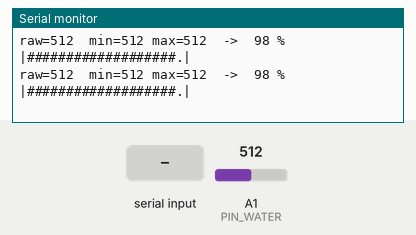
Recording of a sketch running on a simulated Arduino Uno, built with avr-gcc and run on an emulated ATmega328P. Parts: the last lines printed to the serial monitor. The inputs (shaded band) are chosen by the test bench; at power-on: A1 (PIN_WATER) = 512.

Above: at 1.2 s.
1.3 s: A1 (PIN_WATER) set to 716
At 1.84 s:
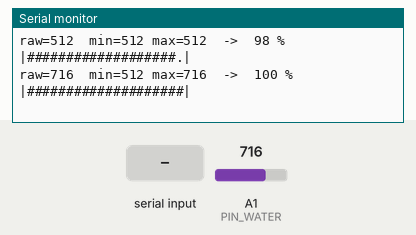
3.5 s: "e" received over Serial
At 4.6 s:
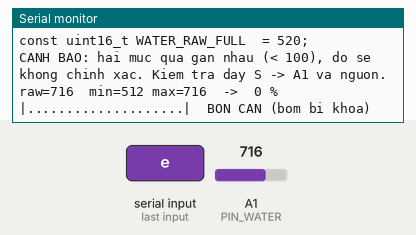
5.4 s: "f" received over Serial
7.2 s: "r" received over Serial
At 7.9 s:
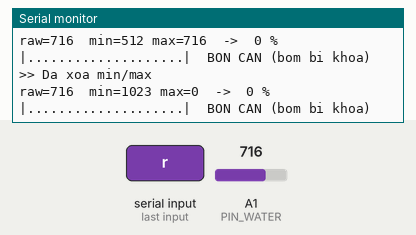
8.9 s: A1 (PIN_WATER) set to 900
At 9.4 s:
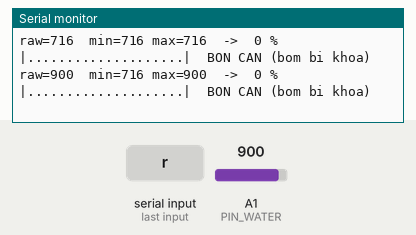
Timing chart, 0 to 11.4 s (numbered marks = the images above; inputs shaded):
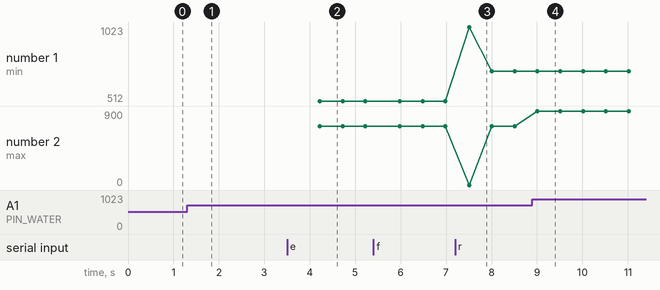

Measured:
- after the input at 1.3 s, the serial monitor: prints a new line after 0.24 s (image 1)
- after the input at 3.5 s, the serial monitor: prints a new line after 0.47 s (image 2)
- after the input at 7.2 s, the serial monitor: prints a new line after 0.29 s (image 3)
- after the input at 8.9 s, the serial monitor: prints a new line after 0.11 s (image 4)
- plotted number 2: 716 → 900 after the input at 8.9 s

The sketch:

test_water_sensor.ino
```cpp
/*
 * TEST WATER SENSOR - chạy độc lập, không cần LCD / Bluetooth / Pi
 *
 * Đấu nối (giống mạch Smart Greenhouse):
 *   Water sensor : S -> A1, + -> 5V, - -> GND
 *
 * Cách dùng: nạp code, mở Serial Monitor 9600 baud. Mỗi 0.5 giây in một dòng.
 *   1. Lau khô cảm biến, chờ số ổn định, gõ  e  rồi Enter  -> ghi nhận mức KHÔ.
 *   2. Nhúng cảm biến tới vạch bạn coi là ĐẦY, gõ  f  rồi Enter -> ghi nhận mức ĐẦY.
 *   3. Sketch in ra hai dòng hằng số để chép vào smart_greenhouse.ino.
 *   Gõ  r  để xoá min/max và làm lại.
 * Chỉ nhúng phần có các vạch kim loại, không để nước chạm phần mạch phía trên.
 */

const uint8_t PIN_WATER = A1;

int rawEmpty = 20;       // giá trị mặc định đang dùng trong smart_greenhouse.ino
int rawFull  = 520;
int rawMin = 1023, rawMax = 0;

int readWater() {                       // trung bình 16 mẫu để giảm nhiễu
  long sum = 0;
  for (uint8_t i = 0; i < 16; i++) { sum += analogRead(PIN_WATER); delay(2); }
  return (int)(sum / 16);
}

void printConstants() {
  Serial.println();
  Serial.println(F("--- Chep 2 dong nay vao smart_greenhouse.ino ---"));
  Serial.print(F("const uint16_t WATER_RAW_EMPTY = ")); Serial.print(rawEmpty); Serial.println(F(";"));
  Serial.print(F("const uint16_t WATER_RAW_FULL  = ")); Serial.print(rawFull);  Serial.println(F(";"));
  if (rawFull - rawEmpty < 100)
    Serial.println(F("CANH BAO: hai muc qua gan nhau (< 100), do se khong chinh xac. Kiem tra day S -> A1 va nguon."));
  Serial.println();
}

void setup() {
  Serial.begin(9600);
  Serial.println(F("=== TEST WATER SENSOR (S -> A1) ==="));
  Serial.println(F("Go: e = ghi muc KHO, f = ghi muc DAY, r = xoa min/max"));
}

void loop() {
  int raw = readWater();
  if (raw < rawMin) rawMin = raw;
  if (raw > rawMax) rawMax = raw;

  // Lệnh từ Serial Monitor
  while (Serial.available()) {
    char c = Serial.read();
    if (c == 'e' || c == 'E') { rawEmpty = raw; Serial.print(F(">> Muc KHO = ")); Serial.println(raw); printConstants(); }
    else if (c == 'f' || c == 'F') { rawFull = raw; Serial.print(F(">> Muc DAY = ")); Serial.println(raw); printConstants(); }
    else if (c == 'r' || c == 'R') { rawMin = 1023; rawMax = 0; Serial.println(F(">> Da xoa min/max")); }
  }

  // Phần trăm theo hai mức đã ghi (giống công thức trong smart_greenhouse.ino)
  int pct = 0;
  if (rawFull > rawEmpty) pct = map(constrain(raw, rawEmpty, rawFull), rawEmpty, rawFull, 0, 100);

  Serial.print(F("raw=")); Serial.print(raw);
  Serial.print(F("  min=")); Serial.print(rawMin);
  Serial.print(F(" max=")); Serial.print(rawMax);
  Serial.print(F("  ->  ")); Serial.print(pct); Serial.print(F(" %  |"));
  for (uint8_t i = 0; i < 20; i++) Serial.print(i < pct / 5 ? '#' : '.');     // thanh mức 20 ô
  Serial.print('|');
  if (pct < 15) Serial.print(F("  BON CAN (bom bi khoa)"));
  Serial.println();

  delay(450);
}
```
